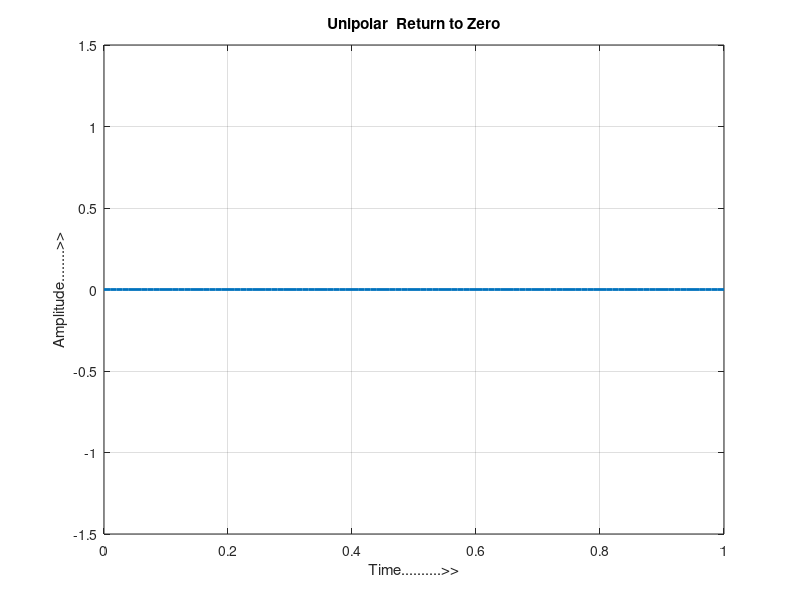

Recreate this plot in MATLAB.
clc;
clear all;
close all;
b=input('Enter the Bit stream \n '); 
n = length(b);
t = 0:.01:n;
x = 1:1:(n+1)*100;

for i = 1:n
    for j = i:.1:i+1
        if b(i)==1
            bw(x(i*100:((100*i)+50))) = 1;
            bw(x((100*i)+50):((i+1)*100)) = 0; 
        else
           bw(x(i*100:((i+1)*100)))=0;
        end
    end
end

%t=t(1:end-50);
bw = bw(100:end);
subplot(1,1,1)
plot(t,bw,'Linewidth',2)
grid on ; 
axis([0 n -1.5 +1.5]);
title("Unipolar  Return to Zero")
xlabel("Time..........>>");
ylabel("Amplitude........>>");
